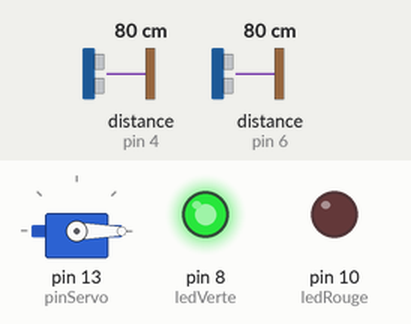
Bench run of a sketch on a simulated Arduino Uno, built with avr-gcc and run on an emulated ATmega328P. On the bench: servo, output pins drawn as LEDs (lit = HIGH). Wiring (inferred from the names in the program): 2 × ultrasonic range finder: trigger pin 5, echo pin 4 / trigger pin 7, echo pin 6. Inputs (shaded band) come from the test bench; at power-on: distance to the obstacle (sensors on pin 4, pin 6) 80 cm. The echo pulse lasts 58.3 µs per cm; pins used as bus, display or sensor lines are not drawn; what the sketch prints to the serial monitor is not drawn.

Above: at 1.8 s.
1.9 s: distance to the obstacle (sensor on pin 4) set to 17 cm
3.4 s: distance to the obstacle (sensor on pin 4) set to 13 cm
At 4.8 s:
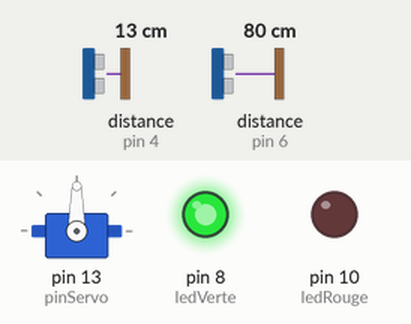
7.5 s: distance to the obstacle (sensor on pin 6) set to 12 cm
11.6 s: distance to the obstacle (sensor on pin 6) set to 9 cm
At 15.5 s:
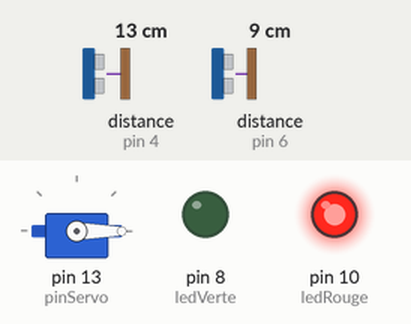
15.7 s: distance to the obstacle (sensor on pin 4) set to 18 cm
At 16.8 s:
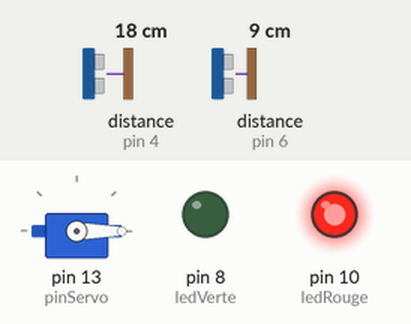
17.2 s: distance to the obstacle (sensor on pin 4) set to 2 cm
At 19.5 s:
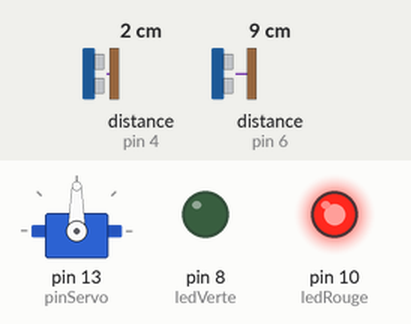
Timing chart, 0 to 22.3 s (numbered marks = the images above; inputs shaded):
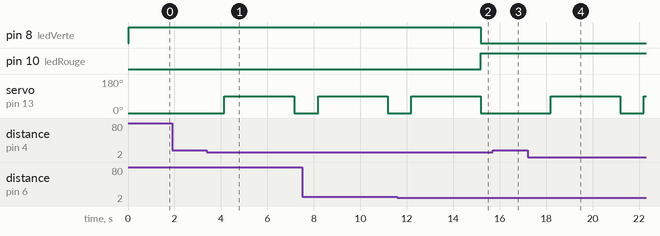

Measured:
- the behaviour switches between 16 and 15 cm on distance to the obstacle (sensor on pin 4) (found by bisection; images 0 and 1)
- the behaviour switches between 11 and 10 cm on distance to the obstacle (sensor on pin 6) (found by bisection; images 1 and 2)
- after the input at 1.9 s, every drawn part: stays the same
- after the input at 3.4 s, servo on pin 13 (pinServo): 0° → 90° after 0.75 s, → 0° 3.0 s later
- after the input at 11.6 s, pin 8 (ledVerte): HIGH → LOW after 3.6 s; pin 10 (ledRouge): LOW → HIGH after 3.6 s
- after the input at 15.7 s, servo on pin 13 (pinServo): stays 0° (without the input it goes to 90° after 0.49 s)
- after the input at 17.2 s, servo on pin 13 (pinServo): 0° → 90° after 0.99 s, → 0° 3.0 s later, → 90° 1.0 s later

The sketch:

PoubelleIntelligente.ino
```cpp
#include <Servo.h>

// Définition des broches pour le capteur "main"
const int trigMain = 5;
const int echoMain = 4;

// Définition des broches pour le capteur de niveau
const int trigNiveau = 7;
const int echoNiveau = 6;

// Servo
const int pinServo = 13;
Servo monServo;

// LEDs
const int ledRouge = 10;
const int ledVerte = 8;

// Seuil de niveau (à ajuster selon la hauteur de ta poubelle)
const int seuilPleinCM = 10;

void setup() {
  Serial.begin(9600);

  // Capteur main
  pinMode(trigMain, OUTPUT);
  pinMode(echoMain, INPUT);

  // Capteur niveau
  pinMode(trigNiveau, OUTPUT);
  pinMode(echoNiveau, INPUT);

  // LEDs
  pinMode(ledRouge, OUTPUT);
  pinMode(ledVerte, OUTPUT);

  // Servo
  monServo.attach(pinServo);
  monServo.write(0); // Position fermée
}

void loop() {
  // 1. Lire distance main
  long distanceMain = mesurerDistance(trigMain, echoMain);

  if (distanceMain > 0 && distanceMain < 15) {
    Serial.write("obstacle");
    monServo.write(90); // Ouvrir
    delay(3000);        // Attente
    monServo.write(0);  // Fermer
  }

  // 2. Lire niveau de remplissage
  long distanceNiveau = mesurerDistance(trigNiveau, echoNiveau);
  Serial.write("distanceNiveau",distanceNiveau);
  if (distanceNiveau > 0 && distanceNiveau < seuilPleinCM) {
    Serial.write("ohhhhhhhhhhhh");
    digitalWrite(ledRouge, HIGH);
    digitalWrite(ledVerte, LOW);
    Serial.println("Poubelle pleine !");
  } else {
    digitalWrite(ledRouge, LOW);
    digitalWrite(ledVerte, HIGH);
    Serial.println("Poubelle OK.");
  }

  delay(1000);
}

// Fonction de mesure de distance pour HC-SR04
long mesurerDistance(int trigPin, int echoPin) {
  digitalWrite(trigPin, LOW);
  delayMicroseconds(2);

  digitalWrite(trigPin, HIGH);
  delayMicroseconds(10);
  digitalWrite(trigPin, LOW);

  long duree = pulseIn(echoPin, HIGH);
  long distance = duree * 0.034 / 2;

  return distance;
}
```
